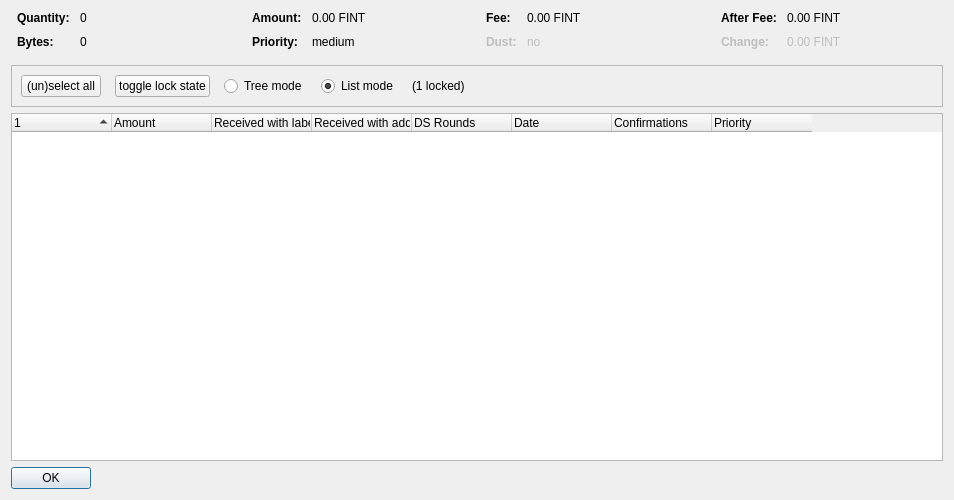
<?xml version="1.0" encoding="UTF-8"?>
<ui version="4.0">
 <class>CoinControlDialog</class>
 <widget class="QDialog" name="CoinControlDialog">
  <property name="geometry">
   <rect>
    <x>0</x>
    <y>0</y>
    <width>954</width>
    <height>500</height>
   </rect>
  </property>
  <property name="windowTitle">
   <string>Coin Selection</string>
  </property>
  <layout class="QVBoxLayout" name="verticalLayout">
   <item>
    <layout class="QHBoxLayout" name="horizontalLayoutTop" stretch="0,0,0,0">
     <property name="topMargin">
      <number>0</number>
     </property>
     <property name="bottomMargin">
      <number>10</number>
     </property>
     <item>
      <layout class="QFormLayout" name="formLayoutCoinControl1">
       <property name="horizontalSpacing">
        <number>10</number>
       </property>
       <property name="verticalSpacing">
        <number>10</number>
       </property>
       <property name="leftMargin">
        <number>6</number>
       </property>
       <property name="rightMargin">
        <number>6</number>
       </property>
       <item row="0" column="0">
        <widget class="QLabel" name="labelCoinControlQuantityText">
         <property name="font">
          <font>
           <weight>75</weight>
           <bold>true</bold>
          </font>
         </property>
         <property name="text">
          <string>Quantity:</string>
         </property>
        </widget>
       </item>
       <item row="0" column="1">
        <widget class="QLabel" name="labelCoinControlQuantity">
         <property name="cursor">
          <cursorShape>IBeamCursor</cursorShape>
         </property>
         <property name="contextMenuPolicy">
          <enum>Qt::ActionsContextMenu</enum>
         </property>
         <property name="text">
          <string notr="true">0</string>
         </property>
         <property name="textInteractionFlags">
          <set>Qt::LinksAccessibleByMouse|Qt::TextSelectableByKeyboard|Qt::TextSelectableByMouse</set>
         </property>
        </widget>
       </item>
       <item row="1" column="0">
        <widget class="QLabel" name="labelCoinControlBytesText">
         <property name="font">
          <font>
           <weight>75</weight>
           <bold>true</bold>
          </font>
         </property>
         <property name="text">
          <string>Bytes:</string>
         </property>
        </widget>
       </item>
       <item row="1" column="1">
        <widget class="QLabel" name="labelCoinControlBytes">
         <property name="cursor">
          <cursorShape>IBeamCursor</cursorShape>
         </property>
         <property name="contextMenuPolicy">
          <enum>Qt::ActionsContextMenu</enum>
         </property>
         <property name="text">
          <string notr="true">0</string>
         </property>
         <property name="textInteractionFlags">
          <set>Qt::LinksAccessibleByMouse|Qt::TextSelectableByKeyboard|Qt::TextSelectableByMouse</set>
         </property>
        </widget>
       </item>
      </layout>
     </item>
     <item>
      <layout class="QFormLayout" name="formLayoutCoinControl2">
       <property name="horizontalSpacing">
        <number>10</number>
       </property>
       <property name="verticalSpacing">
        <number>10</number>
       </property>
       <property name="leftMargin">
        <number>6</number>
       </property>
       <property name="rightMargin">
        <number>6</number>
       </property>
       <item row="0" column="0">
        <widget class="QLabel" name="labelCoinControlAmountText">
         <property name="font">
          <font>
           <weight>75</weight>
           <bold>true</bold>
          </font>
         </property>
         <property name="text">
          <string>Amount:</string>
         </property>
        </widget>
       </item>
       <item row="0" column="1">
        <widget class="QLabel" name="labelCoinControlAmount">
         <property name="cursor">
          <cursorShape>IBeamCursor</cursorShape>
         </property>
         <property name="contextMenuPolicy">
          <enum>Qt::ActionsContextMenu</enum>
         </property>
         <property name="text">
          <string notr="true">0.00 FINT</string>
         </property>
         <property name="textInteractionFlags">
          <set>Qt::LinksAccessibleByMouse|Qt::TextSelectableByKeyboard|Qt::TextSelectableByMouse</set>
         </property>
        </widget>
       </item>
       <item row="1" column="0">
        <widget class="QLabel" name="labelCoinControlPriorityText">
         <property name="font">
          <font>
           <weight>75</weight>
           <bold>true</bold>
          </font>
         </property>
         <property name="text">
          <string>Priority:</string>
         </property>
        </widget>
       </item>
       <item row="1" column="1">
        <widget class="QLabel" name="labelCoinControlPriority">
         <property name="cursor">
          <cursorShape>IBeamCursor</cursorShape>
         </property>
         <property name="contextMenuPolicy">
          <enum>Qt::ActionsContextMenu</enum>
         </property>
         <property name="text">
          <string>medium</string>
         </property>
         <property name="textInteractionFlags">
          <set>Qt::LinksAccessibleByMouse|Qt::TextSelectableByKeyboard|Qt::TextSelectableByMouse</set>
         </property>
        </widget>
       </item>
      </layout>
     </item>
     <item>
      <layout class="QFormLayout" name="formLayoutCoinControl3">
       <property name="horizontalSpacing">
        <number>10</number>
       </property>
       <property name="verticalSpacing">
        <number>10</number>
       </property>
       <property name="leftMargin">
        <number>6</number>
       </property>
       <property name="rightMargin">
        <number>6</number>
       </property>
       <item row="0" column="0">
        <widget class="QLabel" name="labelCoinControlFeeText">
         <property name="font">
          <font>
           <weight>75</weight>
           <bold>true</bold>
          </font>
         </property>
         <property name="text">
          <string>Fee:</string>
         </property>
        </widget>
       </item>
       <item row="0" column="1">
        <widget class="QLabel" name="labelCoinControlFee">
         <property name="cursor">
          <cursorShape>IBeamCursor</cursorShape>
         </property>
         <property name="contextMenuPolicy">
          <enum>Qt::ActionsContextMenu</enum>
         </property>
         <property name="text">
          <string notr="true">0.00 FINT</string>
         </property>
         <property name="textInteractionFlags">
          <set>Qt::LinksAccessibleByMouse|Qt::TextSelectableByKeyboard|Qt::TextSelectableByMouse</set>
         </property>
        </widget>
       </item>
       <item row="1" column="0">
        <widget class="QLabel" name="labelCoinControlLowOutputText">
         <property name="enabled">
          <bool>false</bool>
         </property>
         <property name="font">
          <font>
           <weight>75</weight>
           <bold>true</bold>
          </font>
         </property>
         <property name="text">
          <string>Dust:</string>
         </property>
        </widget>
       </item>
       <item row="1" column="1">
        <widget class="QLabel" name="labelCoinControlLowOutput">
         <property name="enabled">
          <bool>false</bool>
         </property>
         <property name="cursor">
          <cursorShape>IBeamCursor</cursorShape>
         </property>
         <property name="contextMenuPolicy">
          <enum>Qt::ActionsContextMenu</enum>
         </property>
         <property name="text">
          <string>no</string>
         </property>
         <property name="textInteractionFlags">
          <set>Qt::LinksAccessibleByMouse|Qt::TextSelectableByKeyboard|Qt::TextSelectableByMouse</set>
         </property>
        </widget>
       </item>
      </layout>
     </item>
     <item>
      <layout class="QFormLayout" name="formLayoutCoinControl4">
       <property name="horizontalSpacing">
        <number>10</number>
       </property>
       <property name="verticalSpacing">
        <number>10</number>
       </property>
       <property name="leftMargin">
        <number>6</number>
       </property>
       <property name="rightMargin">
        <number>6</number>
       </property>
       <item row="0" column="0">
        <widget class="QLabel" name="labelCoinControlAfterFeeText">
         <property name="font">
          <font>
           <weight>75</weight>
           <bold>true</bold>
          </font>
         </property>
         <property name="text">
          <string>After Fee:</string>
         </property>
        </widget>
       </item>
       <item row="0" column="1">
        <widget class="QLabel" name="labelCoinControlAfterFee">
         <property name="cursor">
          <cursorShape>IBeamCursor</cursorShape>
         </property>
         <property name="contextMenuPolicy">
          <enum>Qt::ActionsContextMenu</enum>
         </property>
         <property name="text">
          <string notr="true">0.00 FINT</string>
         </property>
         <property name="textInteractionFlags">
          <set>Qt::LinksAccessibleByMouse|Qt::TextSelectableByKeyboard|Qt::TextSelectableByMouse</set>
         </property>
        </widget>
       </item>
       <item row="1" column="0">
        <widget class="QLabel" name="labelCoinControlChangeText">
         <property name="enabled">
          <bool>false</bool>
         </property>
         <property name="font">
          <font>
           <weight>75</weight>
           <bold>true</bold>
          </font>
         </property>
         <property name="text">
          <string>Change:</string>
         </property>
        </widget>
       </item>
       <item row="1" column="1">
        <widget class="QLabel" name="labelCoinControlChange">
         <property name="enabled">
          <bool>false</bool>
         </property>
         <property name="cursor">
          <cursorShape>IBeamCursor</cursorShape>
         </property>
         <property name="contextMenuPolicy">
          <enum>Qt::ActionsContextMenu</enum>
         </property>
         <property name="text">
          <string notr="true">0.00 FINT</string>
         </property>
         <property name="textInteractionFlags">
          <set>Qt::LinksAccessibleByMouse|Qt::TextSelectableByKeyboard|Qt::TextSelectableByMouse</set>
         </property>
        </widget>
       </item>
      </layout>
     </item>
    </layout>
   </item>
   <item>
    <widget class="QFrame" name="frame">
     <property name="minimumSize">
      <size>
       <width>0</width>
       <height>40</height>
      </size>
     </property>
     <property name="frameShape">
      <enum>QFrame::StyledPanel</enum>
     </property>
     <property name="frameShadow">
      <enum>QFrame::Sunken</enum>
     </property>
     <layout class="QHBoxLayout" name="horizontalLayout">
      <item>
       <layout class="QHBoxLayout" name="horizontalLayoutPanel" stretch="0,0,0,0,0,0">
        <property name="spacing">
         <number>14</number>
        </property>
        <item>
         <widget class="QPushButton" name="pushButtonSelectAll">
          <property name="sizePolicy">
           <sizepolicy hsizetype="Maximum" vsizetype="Fixed">
            <horstretch>0</horstretch>
            <verstretch>0</verstretch>
           </sizepolicy>
          </property>
          <property name="text">
           <string>(un)select all</string>
          </property>
          <property name="autoDefault">
           <bool>false</bool>
          </property>
         </widget>
        </item>
        <item>
         <widget class="QPushButton" name="pushButtonToggleLock">
          <property name="sizePolicy">
           <sizepolicy hsizetype="Maximum" vsizetype="Fixed">
            <horstretch>0</horstretch>
            <verstretch>0</verstretch>
           </sizepolicy>
          </property>
          <property name="text">
           <string>toggle lock state</string>
          </property>
          <property name="autoDefault">
           <bool>false</bool>
          </property>
         </widget>
        </item>
        <item>
         <widget class="QRadioButton" name="radioTreeMode">
          <property name="sizePolicy">
           <sizepolicy hsizetype="Maximum" vsizetype="Fixed">
            <horstretch>0</horstretch>
            <verstretch>0</verstretch>
           </sizepolicy>
          </property>
          <property name="text">
           <string>Tree mode</string>
          </property>
         </widget>
        </item>
        <item>
         <widget class="QRadioButton" name="radioListMode">
          <property name="sizePolicy">
           <sizepolicy hsizetype="Maximum" vsizetype="Fixed">
            <horstretch>0</horstretch>
            <verstretch>0</verstretch>
           </sizepolicy>
          </property>
          <property name="text">
           <string>List mode</string>
          </property>
          <property name="checked">
           <bool>true</bool>
          </property>
         </widget>
        </item>
        <item>
         <widget class="QLabel" name="labelLocked">
          <property name="text">
           <string>(1 locked)</string>
          </property>
         </widget>
        </item>
        <item>
         <spacer name="horizontalSpacer">
          <property name="orientation">
           <enum>Qt::Horizontal</enum>
          </property>
          <property name="sizeHint" stdset="0">
           <size>
            <width>40</width>
            <height>20</height>
           </size>
          </property>
         </spacer>
        </item>
       </layout>
      </item>
     </layout>
    </widget>
   </item>
   <item>
    <widget class="CoinControlTreeWidget" name="treeWidget">
     <property name="contextMenuPolicy">
      <enum>Qt::CustomContextMenu</enum>
     </property>
     <property name="sortingEnabled">
      <bool>false</bool>
     </property>
     <property name="columnCount">
      <number>8</number>
     </property>
     <attribute name="headerShowSortIndicator" stdset="0">
      <bool>true</bool>
     </attribute>
     <attribute name="headerStretchLastSection">
      <bool>false</bool>
     </attribute>
     <column>
      <property name="text">
       <string/>
      </property>
     </column>
     <column>
      <property name="text">
       <string>Amount</string>
      </property>
     </column>
     <column>
      <property name="text">
       <string>Received with label</string>
      </property>
     </column>
     <column>
      <property name="text">
       <string>Received with address</string>
      </property>
     </column>
     <column>
      <property name="text">
       <string>DS Rounds</string>
      </property>
     </column>
     <column>
      <property name="text">
       <string>Date</string>
      </property>
     </column>
     <column>
      <property name="text">
       <string>Confirmations</string>
      </property>
      <property name="toolTip">
       <string>Confirmed</string>
      </property>
     </column>
     <column>
      <property name="text">
       <string>Priority</string>
      </property>
     </column>
    </widget>
   </item>
   <item>
    <widget class="QDialogButtonBox" name="buttonBox">
     <property name="sizePolicy">
      <sizepolicy hsizetype="Maximum" vsizetype="Fixed">
       <horstretch>0</horstretch>
       <verstretch>0</verstretch>
      </sizepolicy>
     </property>
     <property name="orientation">
      <enum>Qt::Horizontal</enum>
     </property>
     <property name="standardButtons">
      <set>QDialogButtonBox::Ok</set>
     </property>
    </widget>
   </item>
  </layout>
 </widget>
 <customwidgets>
  <customwidget>
   <class>CoinControlTreeWidget</class>
   <extends>QTreeWidget</extends>
   <header>coincontroltreewidget.h</header>
  </customwidget>
 </customwidgets>
 <resources/>
 <connections/>
</ui>
